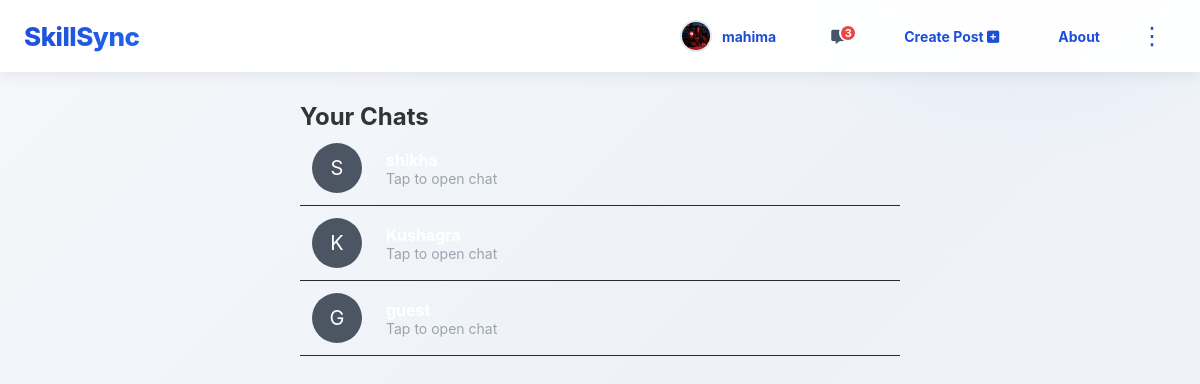
The app's page /chats/ (signed in) with its own data.
### main/models.py (models this page shows, shortened)
class Profile(models.Model):
    user = models.OneToOneField(User, on_delete=models.CASCADE)
    full_name = models.CharField(max_length=100, blank=True)
    profession = models.CharField(max_length=100, blank=True)
    about = models.TextField(blank=True)
    profile_picture = models.ImageField(upload_to='profile_pics/', default='profile_pics/default.jpg')
    def get_profile_picture_url(self):
        if self.profile_picture:
            try:
                if self.profile_picture.storage.exists(self.profile_picture.name):
                    if 'default' not in self.profile_picture.name:
                        return self.profile_picture.url
            except:
                pass
        return None

class ChatRoom(models.Model):
    user1 = models.ForeignKey(User, on_delete=models.CASCADE, related_name='chat_user1')
    user2 = models.ForeignKey(User, on_delete=models.CASCADE, related_name='chat_user2')
    created_at = models.DateTimeField(auto_now_add=True)

### main/views.py (the view)
# urls.py: path('chats/', views.chat_list, name='chat_list'),
@login_required
def chat_list(request):
    rooms = ChatRoom.objects.filter(
        Q(user1=request.user) | Q(user2=request.user)
    ).order_by('-created_at')
    return render(request, 'chat_list.html', {'rooms': rooms})

### main/templates/chat_list.html (shortened to what this page needs)
{% extends 'base.html' %}
{% block content %}
<div class="chat-container">
    <h2>Your Chats</h2>
    {% for room in rooms %}
        <a href="/chats/{{ room.id }}/" style="text-decoration:none;">
            <div class="chat-item">
                <div class="avatar">
                    {% if room.user1 == request.user %}
                        {{ room.user2.username|first|upper }}
                    {% else %}
                        {{ room.user1.username|first|upper }}
                    {% endif %}
                </div>
                <div class="chat-info">
                    <div class="chat-name">
                    </div>
                    <div class="chat-last">Tap to open chat</div>
                </div>
            </div>
        </a>
    {% empty %}
        <p>No chats yet</p>
    {% endfor %}
</div>
{% endblock %}

### main/templates/base.html (shortened to what this page needs)
{% load static %}
<!DOCTYPE html>
<html lang="en">
<head>
    <link rel="stylesheet" href="{% static 'css/style.css' %}">
    <link rel="stylesheet" href="https://cdnjs.cloudflare.com/ajax/libs/font-awesome/6.4.0/css/all.min.css">
</head>
<body>
        <nav class="navbar {% if request.resolver_match.url_name == 'landing' %}landing-navbar{% endif %}" style="position: relative;">
            <a href="{% url 'home' %}" class="logo">SkillSync</a>
            <div class="nav-links">
                {% if user.is_authenticated %}
                    <a href="{% url 'view_profile' user.username %}" class="profile-link NavtBtn" title="{{ user.username }}">
                        <div class="navbar-avatar-wrapper">
                            {% if user.profile.profile_picture and user.profile.get_profile_picture_url %}
                                <img src="{{ user.profile.get_profile_picture_url }}"
                                    class="navbar-profile-img"
                                    alt="{{ user.username }}"
                                    onerror="handleImageError(this)">
                            {% else %}
                                <div class="navbar-avatar-fallback" style="position: static; display: flex;">
                                    {{ user.username|first|upper }}
                                </div>
                            {% endif %}
                        </div>
                        <span>{{ user.username }}</span>
                    </a>
                    <a href="{% url 'chat_list' %}" class="chat-btn" title="Messages">
                        <i class="fa-solid fa-message"></i>
                        <span class="chat-badge">3</span>
                    </a>
                    <a href="{% url 'add_content' %}" class="NavtBtn">
                        Create Post <i class="fa-solid fa-square-plus"></i>
                    </a>
                    <a href="{% url 'about' %}" class="NavtBtn">About</a>
                {% else %}
                    {% if request.resolver_match.url_name != 'landing' %}
                        <a href="{% url 'login' %}" class="NavtBtn">Login</a>
                        <a href="{% url 'register' %}" class="NavtBtn">Register</a>
                        <a href="{% url 'about' %}" class="NavtBtn">About</a>
                    {% endif %}
                {% endif %}
                <button class="vertical-menu-btn" id="verticalMenuBtn" onclick="toggleVerticalMenu()">⋮</button>
            </div>
        </nav>
    <div class="main-container">
        {% block content %}{% endblock %}
    </div>
</body>
</html>

### static/css/style.css (style rules this page uses)
* { margin: 0; padding: 0; box-sizing: border-box; }
body { font-family: 'Segoe UI', Tahoma, Geneva, Verdana, sans-serif; background: #f4f6f8; color: #333; }
.navbar { background: #1d4ed8; color: #fff; padding: 15px 0; }
.navbar .logo { font-size: 24px; font-weight: bold; color: #fff; text-decoration: none; }
.navbar .nav-links a { margin-left: 15px; text-decoration: none; color: #fff; padding: 7px 15px; border-radius: 5px; transition: 0.3s; }
.main-container { max-width: 900px; margin: 30px auto; padding: 0 20px; }

### main/templates/base.html (style rules this page uses)
* { margin: 0; padding: 0; box-sizing: border-box; }
body { font-family: -apple-system, BlinkMacSystemFont, 'Segoe UI', Roboto, Oxygen, Ubuntu, Cantarell, sans-serif; background: linear-gradient(135deg, #f5f7fa 0%, #eef2f8 50%, #f0f4f9 100%); min-height: 100vh; position: relative; overflow-x: hidden; }
body::before { content: ''; position: fixed; top: -50%; right: -10%; width: 600px; height: 600px; background: radial-gradient(circle, rgba(29, 78, 216, 0.08) 0%, transparent 70%); border-radius: 50%; z-index: 0; pointer-events: none; animation: float 20s ease-in-out infinite; }
body::after { content: ''; position: fixed; bottom: -20%; left: -5%; width: 500px; height: 500px; background: radial-gradient(circle, rgba(37, 99, 235, 0.06) 0%, transparent 70%); border-radius: 50%; z-index: 0; pointer-events: none; animation: float 25s ease-in-out infinite reverse; }
.vertical-menu-btn { background: none; border: none; font-size: 24px; cursor: pointer; padding: 8px 12px; color: #1d4ed8; transition: all 0.3s ease; position: relative; z-index: 101; }
.navbar { display: flex; justify-content: space-between; align-items: center; padding: 14px 24px; background: rgba(255, 255, 255, 0.95); backdrop-filter: blur(10px); box-shadow: 0 2px 16px rgba(0, 0, 0, 0.08); position: sticky; top: 0; z-index: 100; }
.navbar .logo { font-size: 26px; font-weight: 800; background: linear-gradient(135deg, #1d4ed8 0%, #2563eb 100%); -webkit-background-clip: text; -webkit-text-fill-color: transparent; background-clip: text; text-decoration: none; min-width: fit-content; letter-spacing: -0.5px; }
.navbar .nav-links { display: flex; align-items: center; gap: 12px; }
.navbar .nav-links a { text-decoration: none; color: #475569; padding: 8px 16px; border-radius: 6px; transition: all 0.3s ease; font-weight: 500; font-size: 14px; white-space: nowrap; }
.navbar .nav-links .profile-link { display: flex; align-items: center; gap: 10px; text-decoration: none; color: #333; padding: 6px 12px; border-radius: 6px; transition: all 0.3s ease; }
.navbar-avatar-wrapper { position: relative; display: inline-flex; align-items: center; justify-content: center; width: 32px; height: 32px; }
.navbar .nav-links .profile-link img { width: 32px; height: 32px; border-radius: 50%; object-fit: cover; border: 2px solid #e2e8f0; }
.main-container { min-height: calc(100vh - 60px); padding: 0; position: relative; z-index: 1; }
@media (min-width: 769px) { .navbar .nav-links { display: flex; } }
.NavtBtn { color: #1d4ed8 !important; font-weight: 800; padding: 8px 16px; border-radius: 6px; text-decoration: none; transition: all 0.3s ease; }
.navbar .nav-links a.NavtBtn { font-weight: 700 !important; }
.chat-btn { position: relative; background: none; border: none; cursor: pointer; padding: 8px 12px; border-radius: 8px; transition: all 0.3s ease; color: #1d4ed8; font-size: 22px; }
.chat-badge { position: absolute; top: 4px; right: 4px; background: #ef4444; color: white; border-radius: 50%; width: 18px; height: 18px; font-size: 11px; font-weight: 700; display: flex; align-items: center; justify-content: center; border: 2px solid white; }
.chat-container { max-width: 500px; margin: auto; }
.chat-item { display: flex; align-items: center; padding: 12px; text-decoration: none; color: black; border-bottom: 1px solid #eee; }
.chat-info { flex: 1; margin-left: 12px; }
.chat-name { font-weight: bold; }

### main/templates/chat_list.html (style rules this page uses)
.chat-container { max-width: 600px; margin: 30px auto; }
.chat-item { display: flex; align-items: center; padding: 12px; border-bottom: 1px solid #2a2a2a; cursor: pointer; }
.avatar { width: 50px; height: 50px; border-radius: 50%; background-color: #4b5563; display: flex; align-items: center; justify-content: center; font-size: 20px; margin-right: 12px; color: white; }
.chat-info { flex: 1; }
.chat-name { font-weight: bold; color: #fff; }
.chat-last { font-size: 14px; color: #9ca3af; }

### records on screen
ChatRoom: user2.username|first "S"
ChatRoom: user1.username|first "K"
ChatRoom: user1.username|first "G"

### other values on screen
{{ user.username }} "mahima"
